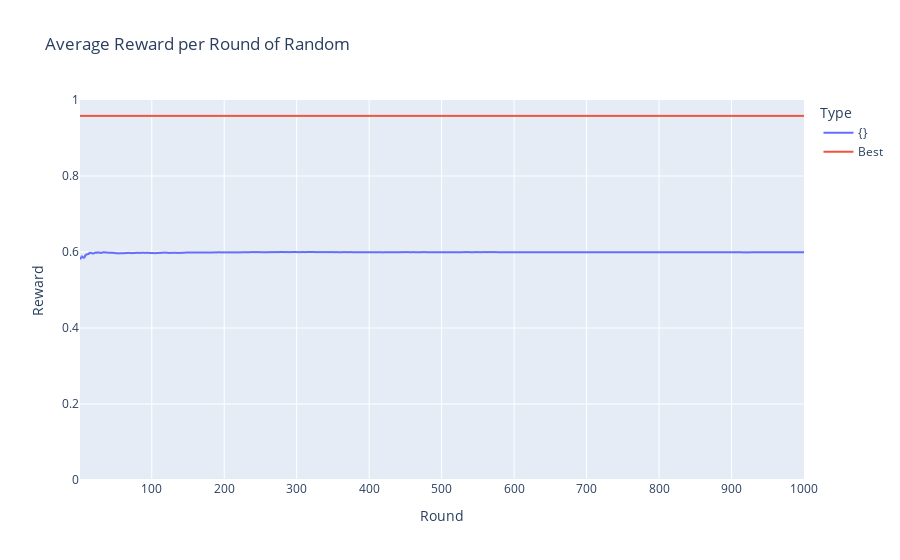

Notebook cell for this chart:
### Code cell
random_results = MABExperiment(
    num_arms=NUM_ARMS, 
    num_rounds=NUM_ROUNDS,
    num_episodes=NUM_EPISODES,
    Algorithm=Random,
    params_grid={},
    environment=env
).run()

### Figure 1 — Plotly figure (JSON) as saved in the notebook; plotly's stock layout.template omitted (floating-point values rounded to 4 significant figures; data arrays with more than 128 entries replaced by an {"elided": "..."} marker saying what was removed)
{"data": [{"hovertemplate": "Type={}<br>Round=%{x}<br>Reward=%{y}<extra></extra>", "legendgroup": "{}", "line": {"color": "#636efa", "dash": "solid"}, "marker": {"symbol": "circle"}, "mode": "lines", "name": "{}", "showlegend": true, "type": "scattergl", "x": {"elided": "1000 int values"}, "xaxis": "x", "y": {"elided": "1000 float values"}, "yaxis": "y"}, {"hovertemplate": "Type=Best<br>Round=%{x}<br>Reward=%{y}<extra></extra>", "legendgroup": "Best", "line": {"color": "#EF553B", "dash": "solid"}, "marker": {"symbol": "circle"}, "mode": "lines", "name": "Best", "showlegend": true, "type": "scattergl", "x": {"elided": "1000 int values"}, "xaxis": "x", "y": {"elided": "1000 float values"}, "yaxis": "y"}], "layout": {"legend": {"title": {"text": "Type"}, "tracegroupgap": 0}, "title": {"text": "Average Reward per Round of Random"}, "xaxis": {"anchor": "y", "domain": [0, 1], "title": {"text": "Round"}}, "yaxis": {"anchor": "x", "domain": [0, 1], "range": [0, 1], "title": {"text": "Reward"}}}}
